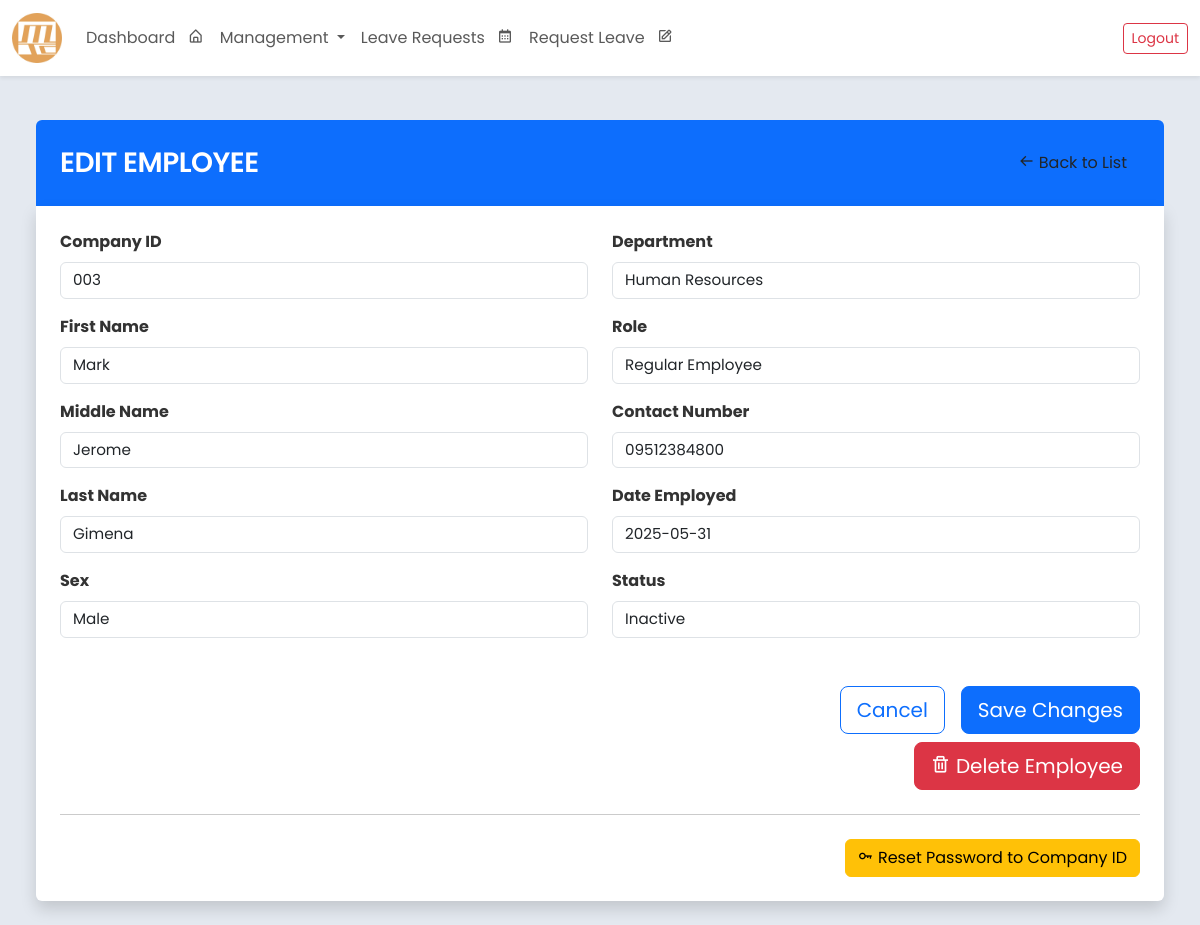
Before: /employee/edit/21/ (signed in) with the older database file.
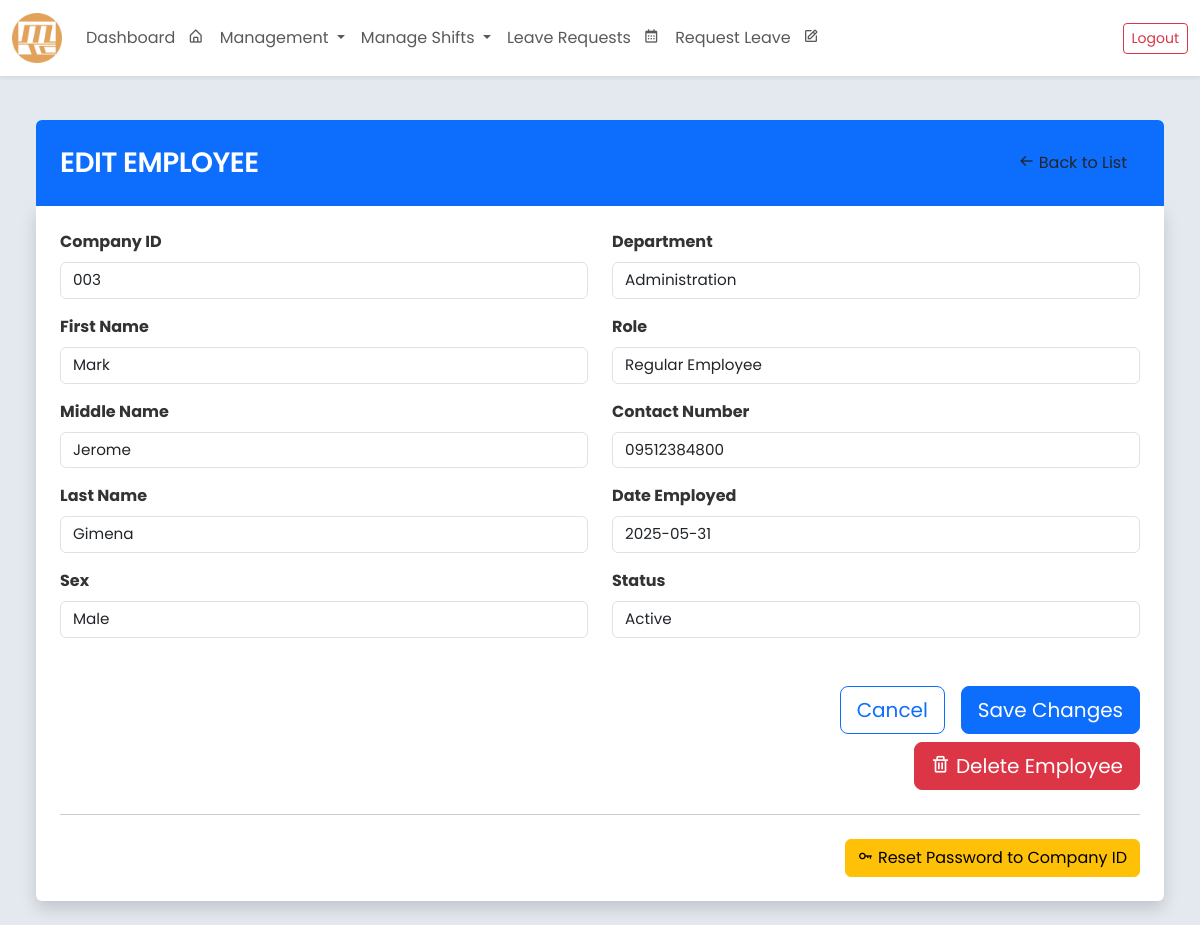
After: the same page with the newer database file.
### core/models.py (models this page shows, shortened)
class Employee(models.Model):
    SEX_CHOICES = [
        ('Male', 'Male'),
        ('Female', 'Female'),
        ('Other', 'Prefer not to Say'),
    ]
    ROLE_CHOICES = [
        ('Regular Employee', 'Regular Employee'),
        ('Department Head', 'Department Head'),
        ('Admin(HR)', 'Admin(HR)'),
        ('Supervisor', 'Supervisor'),
        ('President', 'President')
    ]
    STATUS_CHOICES = [
        ('Active', 'Active'),
        ('Inactive', 'Inactive'),
    ]
    employee_id = models.AutoField(primary_key=True)
    company_id = models.CharField(max_length=20, blank=False, unique=True)
    first_name = models.CharField(max_length=100, blank=False)
    middle_name = models.CharField(max_length=100, blank=True, null=True)
    last_name = models.CharField(max_length=100, blank=False)
    sex = models.CharField(max_length=20, choices=SEX_CHOICES, blank=False)
    role = models.CharField(max_length=20, choices=ROLE_CHOICES, default='Regular Employee', blank=False)
    status = models.CharField(max_length=10, choices=STATUS_CHOICES, default='Active')
    department = models.ForeignKey(
        Department,
        related_name="employees",
        on_delete=models.SET_NULL,
        null=True,
        blank=True
    )
    contact_number = models.CharField(max_length=15, blank=False)
    date_employed = models.DateField()
    leave_credits = models.IntegerField(default=0, blank=False)
    leave_credits2 = models.IntegerField(default=0, blank=False)
    user_account = models.OneToOneField(User, on_delete=models.SET_NULL, null=True, blank=True, related_name='employee')
    class Meta:
        ordering = ['last_name', 'first_name']
        verbose_name = 'Employee'
        verbose_name_plural = 'Employees'
        db_table = 'employee_table'

### core/views.py (the view, shortened to what this page needs)
# urls.py: path('employee/edit/<int:pk>/', views.EmployeeEditView.as_view(), name='employee_edit'),
class EmployeeEditView(HROnlyMixin,UpdateView):
    model = Employee
    form_class = EmployeeForm
    template_name = 'employee_edit_form.html'
    success_url = reverse_lazy('view_employee_list')
    def get_object(self, queryset=None):
        return get_object_or_404(Employee, pk=self.kwargs['pk'])

### core/forms.py (shortened to what this page needs)
class EmployeeForm(forms.ModelForm):
    class Meta:
        model = Employee
        exclude = ['leave_credits', 'leave_credits2']
        fields = ['company_id','first_name','middle_name','last_name','sex','role','department','contact_number', 'date_employed', 'status', 'user_account',]
    def __init__(self, *args, **kwargs):
        super().__init__(*args, **kwargs)
        if self.instance and self.instance.user_account:
            self.fields['user_account'].disabled = True  # Make it uneditable
        for field_name, field in self.fields.items():
            field.widget.attrs['class'] = 'form-control'
        self.fields['status'].required = False

### core/mixins.py (called while the page is built, shortened)
    def dispatch(self, request, *args, **kwargs):
        user = request.user
        if user.is_authenticated and hasattr(user, 'employee'):
            if user.employee.department and user.employee.department.name == "Human Resources":
                return super().dispatch(request, *args, **kwargs)

### core/models.py (called while the page is built)
    def __str__(self):
        return self.name

### core/templates/employee_edit_form.html (shortened to what the changed rows need)
{% extends "base.html" %}
{% block content %}
<div class="container-fluid" style="max-width: 1200px;">
    <div class="bg-white p-4 rounded-bottom shadow">
        <form method="post" action="{% url 'employee_edit' employee.employee_id %}" class="row g-4">
            <div class="col-md-6">
                <div class="d-flex flex-column gap-3">
                    <div class="form-group">
                        <label for="id_company_id" class="form-label fw-bold">Company ID</label>
                        {{ form.company_id }}
                    </div>
                    <div class="form-group">
                        <label for="id_first_name" class="form-label fw-bold">First Name</label>
                        {{ form.first_name }}
                    </div>
                    <div class="form-group">
                        <label for="id_middle_name" class="form-label fw-bold">Middle Name</label>
                        {{ form.middle_name }}
                    </div>
                    <div class="form-group">
                        <label for="id_last_name" class="form-label fw-bold">Last Name</label>
                        {{ form.last_name }}
                    </div>
                    <div class="form-group">
                        <label for="id_sex" class="form-label fw-bold">Sex</label>
                        {{ form.sex }}
                    </div>
                </div>
            </div>
            <div class="col-md-6">
                <div class="d-flex flex-column gap-3">
                    <div class="form-group">
                        <label for="id_department" class="form-label fw-bold">Department</label>
                        {{ form.department }}
                    </div>
                    <div class="form-group">
                        <label for="id_role" class="form-label fw-bold">Role</label>
                        {{ form.role }}
                    </div>
                    <div class="form-group">
                        <label for="id_contact_number" class="form-label fw-bold">Contact Number</label>
                        {{ form.contact_number }}
                    </div>
                    <div class="form-group">
                        <label for="id_date_employed" class="form-label fw-bold">Date Employed</label>
                        {{ form.date_employed }}
                    </div>
                    <div class="form-group">
                        <label for="id_status" class="form-label fw-bold">Status</label>
                        {{ form.status }}
                    </div>
                </div>
            </div>
        </form>
    </div>
</div>
{% endblock %}

Changed rows visible on the page:
changed Employee "Mark": department "Human Resources" → "Administration"; status "Inactive" → "Active"
Other visible differences:
text now shown: "Manage Shifts"
